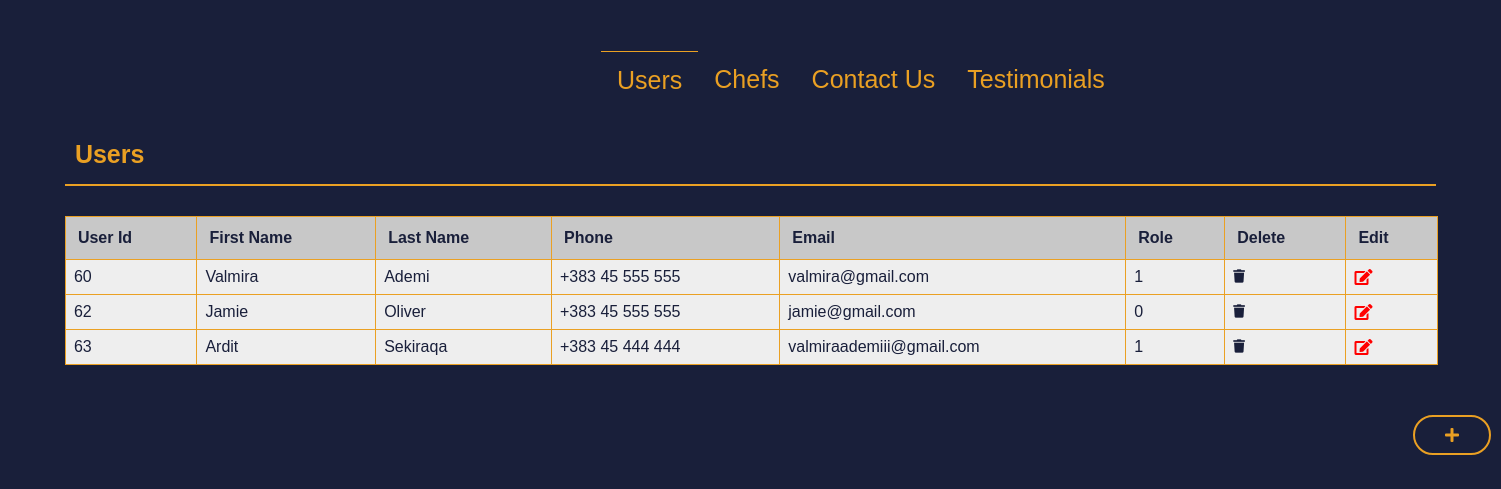
Page /dashboard.php on the committed database.
### tables this page shows
CREATE TABLE `users` (
  `userid` int(11) NOT NULL,
  `firstname` varchar(250) NOT NULL,
  `lastname` varchar(250) NOT NULL,
  `phone` varchar(50) DEFAULT NULL,
  `email` varchar(50) NOT NULL,
  `username` varchar(250) NOT NULL,
  `password` varchar(250) DEFAULT NULL,
  `role` bit(1) NOT NULL DEFAULT b'0'
);

### includes/sqlFunctions.php (called while the page is built, shortened)
<?php
    function connection(){
        $dbconn = mysqli_connect('localhost','root','','restaurantdb');
        return $dbconn;
    }
    function getUsers(){
        $dbconn = connection();
        $sql = "SELECT * FROM users";
        $result = mysqli_query($dbconn,$sql);
        return $result;
    }
?>

### dashboard.php (the view, shortened to what this page needs)
<?php include_once('includes/sqlFunctions.php'); ?>
<link rel="stylesheet" href="css/style.css">
<link rel="stylesheet" href="https://use.fontawesome.com/releases/v5.0.7/css/all.css">
<head>
</head>
<body>
    <div class="tab" style="padding-left:600px;">
        <button class="tablinks" onclick="dashboard(event,'users')" id="defaultOpen">Users</button>
        <button class="tablinks" onclick="dashboard(event,'chefs')">Chefs</button>
        <button class="tablinks" onclick="dashboard(event,'contacts')">Contact Us</button>
        <button class="tablinks" onclick="dashboard(event,'testimonials')">Testimonials</button>
    </div>
        <div id="users" class="tabcontent">
                <div class="tableuser">
                    <h1>Users</h1>
                    <table id="users_table">
                        <tr>
                            <th>User Id</th>
                            <th>First Name</th>
                            <th>Last Name</th>
                            <th>Phone</th>
                            <th>Email</th>
                            <th>Role</th>
                            <th>Delete</th>
                            <th>Edit</th>
                        </tr>
                            <?php
                                $users=getUsers();
                                while ($user = mysqli_fetch_assoc($users)) {
                                    $userid = $user['userid'];
                            ?>
                            <tr>
                                <td><?php echo $user['userid']; ?></td>
                                <td><?php echo $user['firstname']; ?></td>
                                <td><?php echo $user['lastname']; ?></td>
                                <td><?php echo $user['phone']; ?></td>
                                <td><?php echo $user['email']; ?></td>
                                <td><?php echo $user['role']; ?></td>
                                <td id="delete">
                                    <form action="deleteuser.php" method="post">
                                            <button type="submit" style="border: none;background-color:transparent;cursor:pointer;" name="deleteUser" onclick="return deleteUser()">
                                                <i class="fa fa-trash"></i>
                                            </button>
                                    </form>
                                </td>
                                <td><?php echo "<a href='editUser.php?userid={$userid}'><i class='fas fa-edit' style='color:red;'></i></a>"?></td>
                            </tr>
                            <?php } ?>
                    </table>
                </div>
                <a href="adduser.php" class="btn btn-default"><i class="fas fa-plus"></i></a>
        </div>
</body>

### css/style.css (style rules this page uses)
* { margin: 0px; padding: 0px; box-sizing: border-box; outline: none; }
body { font-size: 16px; line-height: 1.5; -webkit-tap-highlight-color: transparent; font-family: 'Poppins',sans-serif; font-weight: 300; color: var(--white-light); }
a { text-decoration: none; }
h1 { font-weight: 700; color: var(--white-light); }
.btn { display: inline-block; padding: 10px 30px; background-color: transparent; border-radius: 30px; text-transform: capitalize; font-weight: 500; transition: all 0.3s ease; font-size: 16px; cursor: pointer; font-family: inherit; color: var(--main-color); line-height: 1.5; user-select: none; border: none; }
.btn-default { border: 2px solid var(--main-color); }

### dashboard.php (style rules this page uses)
body { margin-top:50px; background-color: #191f3a; }
.tableuser { width: 95%; margin: 0 auto; }
.tableuser h1 { color: #eaa023; padding: 20px 0px 10px 10px; margin: 0px 15px; font-size: 25px; border-bottom: 2px solid #eaa023; }
#users_table { margin-top: 20px; border-collapse: collapse; width: 98%; margin: 30px 15px 0px 15px; }
#users_table td, #users_table th { border: 1px solid #eaa023; padding: 8px; }
#users_table tr { background-color: #eee; }
#users_table tr { color: #191f3a; }
#users_table th { padding: 12px; text-align: left; background-color: #c8c8c8; color: #191f3a; }
.fa-trash { color: #191f3a; }
#delete i { margin-left: 50%; transform: translateX(-50%); }
.btn-default { margin-top: 50px; margin-left: 1400px; }
.tab { overflow: hidden; border: 1px solid #191f3a; background-color: #191f3a; }
.tab button { background-color: #191f3a; float: left; border: none; outline: none; cursor: pointer; padding: 14px 16px; transition: 0.3s; font-size: 25px; color: #eaa023; }
.tab button.active { border-top: 1px solid #eaa023; }
.tabcontent { display: none; padding: 6px 12px; border: 1px solid #191f3a; border-top: none; }

### rows in the picture
users: userid "60", firstname "Valmira", lastname "Ademi", phone "+383 45 555 555", email "valmira@gmail.com", role "1"
users: userid "62", firstname "Jamie", lastname "Oliver", phone "+383 45 555 555", email "jamie@gmail.com", role "0"
users: userid "63", firstname "Ardit", lastname "Sekiraqa", phone "+383 45 444 444", email "valmiraademiii@gmail.com", role "1"
